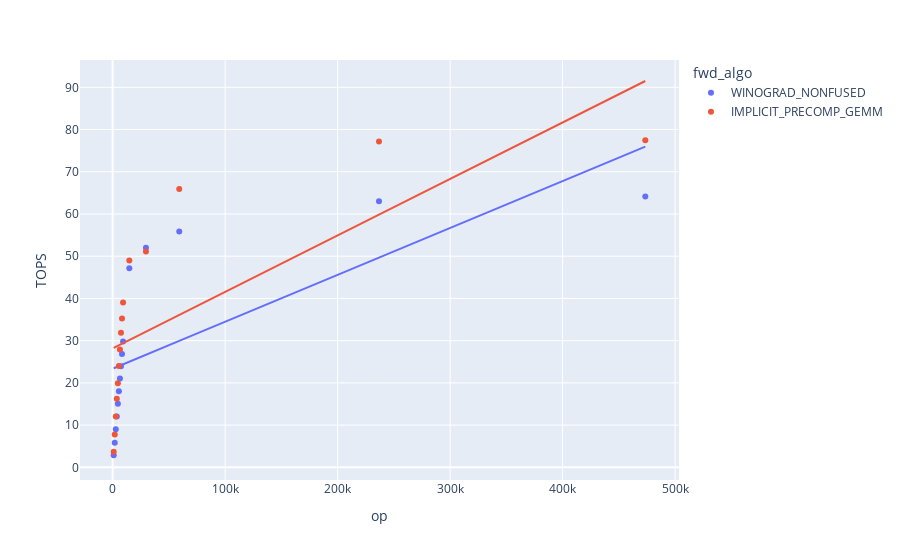

Notebook source saved alongside this figure:
### Markdown cell above
## Half precision

### Code cell
fig = px.scatter(df[(df["w"] == 14) & (df["precision"] == "half")], x="op", y="TOPS", color="fwd_algo", trendline="ols")
fig.show()
results = px.get_trendline_results(fig)
results.px_fit_results.iloc[0].summary()

### Figure 1 — Plotly figure (JSON) as saved in the notebook; plotly's stock layout.template omitted (floating-point values rounded to 4 significant figures)
{"data": [{"hovertemplate": "fwd_algo=WINOGRAD_NONFUSED<br>op=%{x}<br>TOPS=%{y}<extra></extra>", "legendgroup": "WINOGRAD_NONFUSED", "marker": {"color": "#636efa", "symbol": "circle"}, "mode": "markers", "name": "WINOGRAD_NONFUSED", "showlegend": true, "type": "scatter", "x": [925, 1850, 2775, 3699, 4624, 5549, 6474, 7399, 8324, 9248, 14798, 29595, 59190, 236760, 473520], "xaxis": "x", "y": [2.86, 5.83, 9.01, 12.05, 15.06, 18.02, 21.02, 23.94, 26.85, 29.83, 47.13, 52.01, 55.84, 63.02, 64.12], "yaxis": "y"}, {"hovertemplate": "<b>OLS trendline</b><br>TOPS = 0.000111086 * op + 23.3687<br>R<sup>2</sup>=0.462694<br><br>fwd_algo=WINOGRAD_NONFUSED<br>op=%{x}<br>TOPS=%{y} <b>(trend)</b><extra></extra>", "legendgroup": "WINOGRAD_NONFUSED", "marker": {"color": "#636efa", "symbol": "circle"}, "mode": "lines", "name": "WINOGRAD_NONFUSED", "showlegend": false, "type": "scatter", "x": [925, 1850, 2775, 3699, 4624, 5549, 6474, 7399, 8324, 9248, 14798, 29595, 59190, 236760, 473520], "xaxis": "x", "y": [23.47, 23.57, 23.68, 23.78, 23.88, 23.99, 24.09, 24.19, 24.29, 24.4, 25.01, 26.66, 29.94, 49.67, 75.97], "yaxis": "y"}, {"hovertemplate": "fwd_algo=IMPLICIT_PRECOMP_GEMM<br>op=%{x}<br>TOPS=%{y}<extra></extra>", "legendgroup": "IMPLICIT_PRECOMP_GEMM", "marker": {"color": "#EF553B", "symbol": "circle"}, "mode": "markers", "name": "IMPLICIT_PRECOMP_GEMM", "showlegend": true, "type": "scatter", "x": [925, 1850, 2775, 3699, 4624, 5549, 6474, 7399, 8324, 9248, 14798, 29595, 59190, 236760, 473520], "xaxis": "x", "y": [3.66, 7.77, 12.01, 16.23, 19.93, 24.02, 27.9, 31.89, 35.27, 39.02, 49, 51.11, 65.91, 77.2, 77.47], "yaxis": "y"}, {"hovertemplate": "<b>OLS trendline</b><br>TOPS = 0.000133716 * op + 28.1841<br>R<sup>2</sup>=0.525222<br><br>fwd_algo=IMPLICIT_PRECOMP_GEMM<br>op=%{x}<br>TOPS=%{y} <b>(trend)</b><extra></extra>", "legendgroup": "IMPLICIT_PRECOMP_GEMM", "marker": {"color": "#EF553B", "symbol": "circle"}, "mode": "lines", "name": "IMPLICIT_PRECOMP_GEMM", "showlegend": false, "type": "scatter", "x": [925, 1850, 2775, 3699, 4624, 5549, 6474, 7399, 8324, 9248, 14798, 29595, 59190, 236760, 473520], "xaxis": "x", "y": [28.31, 28.43, 28.56, 28.68, 28.8, 28.93, 29.05, 29.17, 29.3, 29.42, 30.16, 32.14, 36.1, 59.84, 91.5], "yaxis": "y"}], "layout": {"legend": {"title": {"text": "fwd_algo"}, "tracegroupgap": 0}, "margin": {"t": 60}, "xaxis": {"anchor": "y", "domain": [0, 1], "title": {"text": "op"}}, "yaxis": {"anchor": "x", "domain": [0, 1], "title": {"text": "TOPS"}}}}
